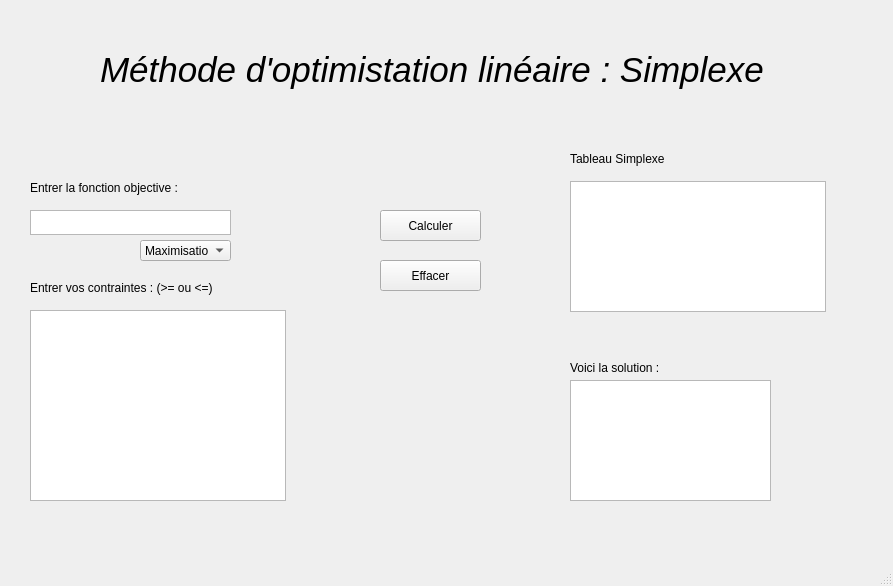
<?xml version="1.0" encoding="UTF-8"?>
<ui version="4.0">
 <class>MainWindow</class>
 <widget class="QMainWindow" name="MainWindow">
  <property name="geometry">
   <rect>
    <x>0</x>
    <y>0</y>
    <width>893</width>
    <height>586</height>
   </rect>
  </property>
  <property name="windowTitle">
   <string>MainWindow</string>
  </property>
  <widget class="QWidget" name="centralwidget">
   <widget class="QTextEdit" name="Contrainte">
    <property name="geometry">
     <rect>
      <x>30</x>
      <y>310</y>
      <width>256</width>
      <height>191</height>
     </rect>
    </property>
    <property name="cursor" stdset="0">
     <cursorShape>ArrowCursor</cursorShape>
    </property>
   </widget>
   <widget class="QTextEdit" name="FonctionObjective">
    <property name="geometry">
     <rect>
      <x>30</x>
      <y>210</y>
      <width>201</width>
      <height>25</height>
     </rect>
    </property>
    <property name="sizePolicy">
     <sizepolicy hsizetype="Expanding" vsizetype="Fixed">
      <horstretch>0</horstretch>
      <verstretch>0</verstretch>
     </sizepolicy>
    </property>
    <property name="cursor" stdset="0">
     <cursorShape>IBeamCursor</cursorShape>
    </property>
    <property name="mouseTracking">
     <bool>true</bool>
    </property>
   </widget>
   <widget class="QLabel" name="label_4">
    <property name="geometry">
     <rect>
      <x>570</x>
      <y>151</y>
      <width>111</width>
      <height>16</height>
     </rect>
    </property>
    <property name="text">
     <string>Tableau Simplexe</string>
    </property>
   </widget>
   <widget class="QLabel" name="label_3">
    <property name="geometry">
     <rect>
      <x>570</x>
      <y>360</y>
      <width>201</width>
      <height>16</height>
     </rect>
    </property>
    <property name="text">
     <string>Voici la solution :</string>
    </property>
   </widget>
   <widget class="QGraphicsView" name="Solution_simp">
    <property name="geometry">
     <rect>
      <x>570</x>
      <y>380</y>
      <width>201</width>
      <height>121</height>
     </rect>
    </property>
   </widget>
   <widget class="QGraphicsView" name="graphicsView_Simplexe">
    <property name="geometry">
     <rect>
      <x>570</x>
      <y>181</y>
      <width>256</width>
      <height>131</height>
     </rect>
    </property>
   </widget>
   <widget class="QLabel" name="label">
    <property name="geometry">
     <rect>
      <x>30</x>
      <y>180</y>
      <width>171</width>
      <height>16</height>
     </rect>
    </property>
    <property name="text">
     <string>Entrer la fonction objective :</string>
    </property>
   </widget>
   <widget class="QLabel" name="label_5">
    <property name="geometry">
     <rect>
      <x>100</x>
      <y>30</y>
      <width>681</width>
      <height>81</height>
     </rect>
    </property>
    <property name="text">
     <string>&lt;html&gt;&lt;head/&gt;&lt;body&gt;&lt;p&gt;&lt;span style=&quot; font-size:26pt; font-style:italic;&quot;&gt;Méthode d'optimistation linéaire : Simplexe&lt;/span&gt;&lt;/p&gt;&lt;/body&gt;&lt;/html&gt;</string>
    </property>
   </widget>
   <widget class="QPushButton" name="pushButton_2">
    <property name="geometry">
     <rect>
      <x>380</x>
      <y>260</y>
      <width>101</width>
      <height>31</height>
     </rect>
    </property>
    <property name="text">
     <string>Effacer</string>
    </property>
   </widget>
   <widget class="QLabel" name="label_2">
    <property name="geometry">
     <rect>
      <x>30</x>
      <y>280</y>
      <width>231</width>
      <height>16</height>
     </rect>
    </property>
    <property name="text">
     <string>Entrer vos contraintes : (&gt;= ou &lt;=)</string>
    </property>
   </widget>
   <widget class="QPushButton" name="pushButton">
    <property name="geometry">
     <rect>
      <x>380</x>
      <y>210</y>
      <width>101</width>
      <height>31</height>
     </rect>
    </property>
    <property name="text">
     <string>Calculer</string>
    </property>
   </widget>
   <widget class="QComboBox" name="comboBox">
    <property name="geometry">
     <rect>
      <x>140</x>
      <y>240</y>
      <width>91</width>
      <height>21</height>
     </rect>
    </property>
    <item>
     <property name="text">
      <string>Maximisation</string>
     </property>
    </item>
    <item>
     <property name="text">
      <string>Minimisation</string>
     </property>
    </item>
   </widget>
  </widget>
  <widget class="QMenuBar" name="menubar">
   <property name="geometry">
    <rect>
     <x>0</x>
     <y>0</y>
     <width>893</width>
     <height>21</height>
    </rect>
   </property>
  </widget>
  <widget class="QStatusBar" name="statusbar"/>
 </widget>
 <resources/>
 <connections/>
</ui>
